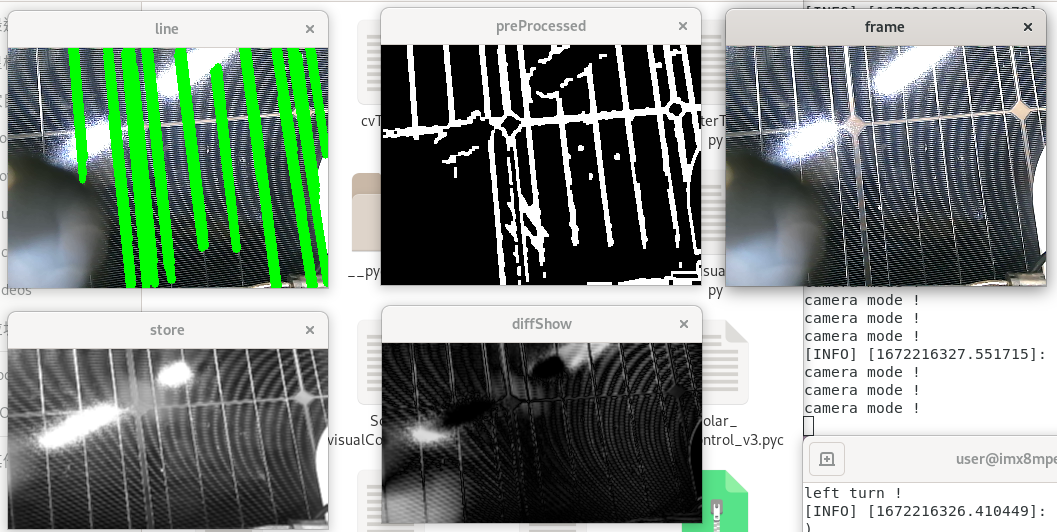
#> input picture robot_cv/scripts/big.png, 1057 x 532 px, given in place of the camera
$ python parameterTurning2.py
#> lines starting #> are read from the running program, lines starting #| are printed output that depends on the picture; after the words box and inside, x2 and y2 are one past the last pixel; in counts of white or black regions, pixels touching at a corner belong together
#!/usr/bin/python 3

import cv2
import numpy as np
import math


###############  initize namedWindows ########

def test(value):
    pass

def kernel_change(value):
    global kernel_line ,blurKernel_size
    if not value%2 == 0:
        kernel_line = np.ones((value,value) ,np.uint8)
        blurKernel_size = value


cv2.namedWindow("line_detect")
cv2.createTrackbar("minlineLength","line_detect",100,255,test)
cv2.setTrackbarPos("minlineLength","line_detect",200)


cv2.createTrackbar("maxlineGap","line_detect",10,50,test)
cv2.setTrackbarPos("maxlineGap","line_detect",18)


cv2.createTrackbar("canny_lb","line_detect",0,150,test)
cv2.setTrackbarPos("canny_lb","line_detect",120)

cv2.createTrackbar("canny_ub","line_detect",150,255,test)
cv2.setTrackbarPos("canny_ub","line_detect",200)

cv2.createTrackbar("Dilate_iter","line_detect",1,5,test)
cv2.setTrackbarPos("Dilate_iter","line_detect",1)

cv2.createTrackbar("Hough_coeifficient","line_detect",10,100,test)
cv2.setTrackbarPos("Hough_coeifficient","line_detect",50)

cv2.createTrackbar("BlurKernel","line_detect",3,13,kernel_change)
cv2.setTrackbarPos("BlurKernel","line_detect",5)

cv2.createTrackbar("Erode_iter","line_detect",1,5,test )
cv2.setTrackbarPos("Erode_iter","line_detect",1)
#cv2.namedWindow("otherParameter")


###############  customizable parameter ########
############### Basic parameter ################

kernel_line = np.ones((3,3),np.uint8)
erode = np.ones((3,3),np.uint8)
blurKernel_size  = 3
height = 180
width=320
#margin =  int(cv2.getTrackbarPos("marginSize","area_detect")*0.01 *width )
enhance_factor = 1
"""
deNoise_kernel = np.array(
    [[5,5,5,5,5],[1,1,1,1,1],[1,1,1,1,1],[1,1,1,1,1],[5,5,5,5,5]]
    ,dtype =  np.int8
)
"""
deNoise_kernel = np.array(
  [  [-1,2,-1] ,[-1,2,-1],[-1,2,-1] ]  , dtype=np.int8
        )
#deNoise_kernel = deNoise_kernel / deNoise_kernel.sum()

#print(deNoise_kernel)
def line_detect(image,minlineLength=None,maxlineGap=None):
    minlineLength = cv2.getTrackbarPos("minlineLength","line_detect")
    maxlineGap = cv2.getTrackbarPos("maxlineGap","line_detect")
    canny_lb =  cv2.getTrackbarPos("canny_lb","line_detect")
    canny_ub = cv2.getTrackbarPos("canny_ub","line_detect")
    Dilate_iter  = cv2.getTrackbarPos("Dilate_iter","line_detect")
    Erode_iter = cv2.getTrackbarPos("Erode_iter","line_detect")
    Hough = cv2.getTrackbarPos("Hough_coeifficient","line_detect")

    length,angle = 0,0
    detectable = False
    edgePoint = []
    gray = cv2.cvtColor(image,cv2.COLOR_BGR2GRAY)
    # Filter \\\

    blur = cv2.GaussianBlur(gray,(blurKernel_size,blurKernel_size),sigmaX=1)
    # [5 lines of commented-out code are left out]
    edges = cv2.Canny(blur,canny_lb,canny_ub,apertureSize=3,L2gradient = True)
    #edges = (255-edges)
    #edges = cv2.morphologyEx(edges,cv2.MORPH_CLOSE,kernel_line,iterations=CLOSE_iter)
    #edges = np.ones((360,640) ,dtype=np.uint8 )
    edges = cv2.dilate(edges,kernel_line,iterations=Dilate_iter)
    edges = cv2.erode(edges,erode,iterations=Erode_iter)

    #print(edges.shape)

    #edges = cv2.bitwise_not(edges)
    cv2.imshow("edges",edges)

    #if find something(line) go into try: or go to except
    linePoints = cv2.HoughLinesP(edges,1,np.pi/180,Hough,None,minlineLength,maxlineGap)
    try:
        print("##########")
        #print(linePoints)
        #print(type(linePoints),linePoints.shape)
        linePoints = np.resize(linePoints,(linePoints.shape[0],4))
        #for i in range(linePoints.shape[0]):
        count =0
        added_angle = 0
        for x1,y1,x2,y2 in linePoints:
           # x1,y1,x2,y2 = linePoints[i]
            if (abs(y2-y1)> abs(x2-x1))  :
                length_buffer = (x2-x1)**2 + (y2-y1)**2
                if length_buffer > 1:
                    cv2.line(image,(x1,y1),(x2,y2),(0,225,0),10)
                    added_angle += math.atan2( y2-y1 , abs(x2-x1)) *57.3
                    count +=1
        if count:
            angle = added_angle/count
            detectable = True
        else:
            angle = 0
        # [5 lines of commented-out code are left out]

    except:
        #print("linepoint no detect")
        pass

    return detectable , angle

cap = cv2.VideoCapture(3)
assert cap.isOpened() ,"cap error"

while cap.isOpened() :

    ret,frame = cap.read()
#> frame is the input picture: shape (532, 1057, 3); mean B, G, R 134.6, 144.9, 132
    #frame = cv2.undistort(frame, mtx, dist, None, None)
    IMG = cv2.resize(frame,(width,height))
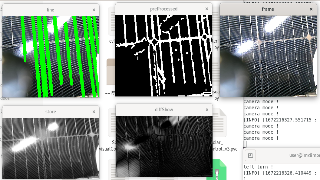
#> IMG: shape (180, 320, 3); mean B, G, R 134.2, 144.5, 131.6


    detect_back,back_angle = line_detect(IMG)
#> in line_detect, `gray = cv2.cvtColor(image,cv2.COLOR_BGR2GRAY)`:
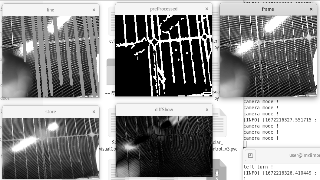
#> gray: shape (180, 320); min 0, max 255, mean 139.5
#> in line_detect, `blur = cv2.GaussianBlur(gray,(blurKernel_size,blurKernel_size),sigmaX=1)`:
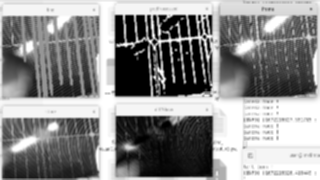
#> blur: shape (180, 320); min 0, max 255, mean 139.4
#> in line_detect, `edges = cv2.Canny(blur,canny_lb,canny_ub,apertureSize=3,L2gradient = T..`:
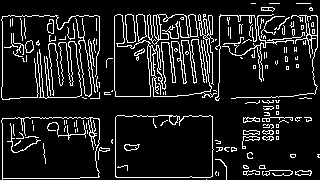
#> edges: shape (180, 320); 11.8% white in thin lines or dots
#> in line_detect, `edges = cv2.dilate(edges,kernel_line,iterations=Dilate_iter)`:
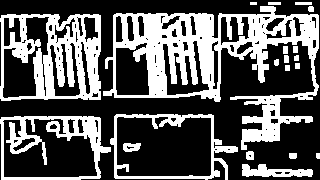
#> edges: shape (180, 320); 35.6% white; 20 white regions, largest, box (x1, y1, x2, y2) and area: (103, 6, 319, 150) 10588, (0, 14, 101, 101) 4741, (0, 116, 111, 180) 2402
#> in line_detect, `edges = cv2.erode(edges,erode,iterations=Erode_iter)`:
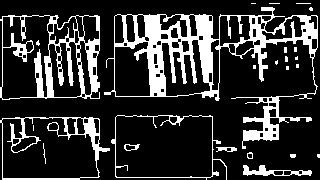
#> edges: shape (180, 320); 20% white; 25 white regions (15 under 20 px), largest, box (x1, y1, x2, y2) and area: (104, 7, 318, 149) 6613, (0, 15, 100, 100) 2551, (0, 117, 110, 180) 1153
#> in line_detect, `linePoints = cv2.HoughLinesP(edges,1,np.pi/180,Hough,None,minlineLengt..`: linePoints = 19 rows, first 6: [2, 46, 265, 37], [2, 50, 317, 39], [47, 28, 264, 35], [49, 21, 317, 31], [2, 98, 218, 94], [2, 48, 219, 40]
#> the loop in line_detect, `for x1,y1,x2,y2 in linePoints:` made 19 passes
#> (x1, y1, x2, y2) on passes 1 to 12: (2, 46, 265, 37), (2, 50, 317, 39), (47, 28, 264, 35), (49, 21, 317, 31), (2, 98, 218, 94), (2, 48, 219, 40), (2, 16, 317, 16), (2, 49, 219, 41), (2, 45, 265, 36), (8, 15, 316, 15), (50, 17, 317, 17), (2, 43, 317, 32)
#> after the loop in line_detect, `for x1,y1,x2,y2 in linePoints:`: added_angle = 0
#> detect_back = False; back_angle = 0
    State = [detect_back,back_angle]
#> State = [False, 0]
    #print(State)
    cv2.imshow("frame",IMG)
    if cv2.waitKey(200) &0xFF == ord("q"):
#> (key q is pressed here)
        print("end")
        break

cap.release()
cv2.destroyAllWindows()

$ run again, on robot_cv/scripts/small.png
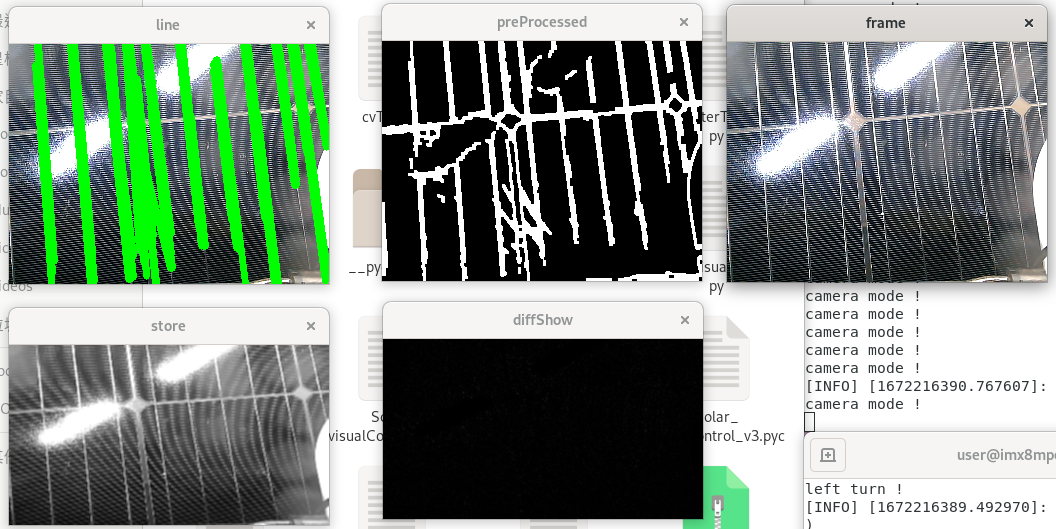
#> input picture robot_cv/scripts/small.png, 1056 x 529 px, given in place of the camera
#> frame is the input picture: shape (529, 1056, 3); mean B, G, R 132.2, 144.6, 130.1
#> in line_detect, `blur = cv2.GaussianBlur(gray,(blurKernel_size,blurKernel_size),sigmaX=1)`:
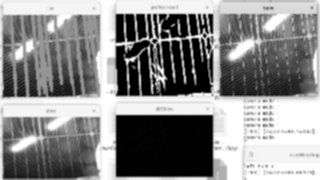
#> blur: shape (180, 320); min 0, max 255, mean 138.4
#> in line_detect, `edges = cv2.erode(edges,erode,iterations=Erode_iter)`:
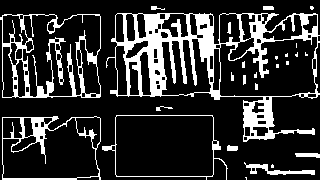
#> edges: shape (180, 320); 19.4% white; 26 white regions (13 under 20 px), largest, box (x1, y1, x2, y2) and area: (106, 13, 320, 142) 6741, (0, 14, 101, 98) 2102, (2, 116, 101, 180) 1077
#> linePoints = 13 rows, first 6: [77, 14, 317, 14], [49, 50, 317, 22], [117, 71, 317, 32], [2, 97, 317, 19], [2, 39, 316, 56], [46, 52, 317, 23]
#> the loop in line_detect, `for x1,y1,x2,y2 in linePoints:` made 13 passes
#> after the loop in line_detect, `for x1,y1,x2,y2 in linePoints:`: added_angle = 0
#> detect_back = False; back_angle = 0
#> State = [False, 0]
